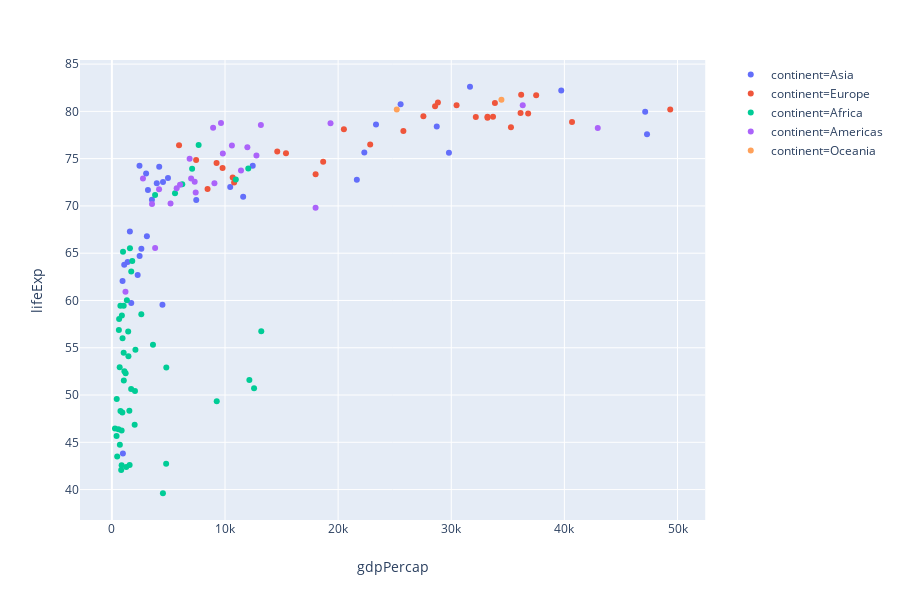

Notebook cell for this chart:
### Code cell
px.scatter(gapminder2007, x="gdpPercap", y="lifeExp", color="continent")

### Figure 1 — Plotly figure (JSON) as saved in the notebook; plotly's stock layout.template omitted (floating-point values rounded to 4 significant figures)
{"data": [{"hoverlabel": {"namelength": 0}, "hovertemplate": "continent=Asia<br>gdpPercap=%{x}<br>lifeExp=%{y}", "legendgroup": "continent=Asia", "marker": {"color": "#636efa", "symbol": "circle"}, "mode": "markers", "name": "continent=Asia", "showlegend": true, "type": "scatter", "x": [974.6, 29800.0, 1391.0, 1714.0, 4959.0, 39720.0, 2452.0, 3541.0, 11610.0, 4471.0, 25520.0, 31660.0, 4519.0, 1593.0, 23350.0, 47310.0, 10460.0, 12450.0, 3096.0, 944, 1091.0, 22320.0, 2606.0, 3190.0, 21650.0, 47140.0, 3970.0, 4185.0, 28720.0, 7458.0, 2442.0, 3025.0, 2281.0], "xaxis": "x", "y": [43.83, 75.64, 64.06, 59.72, 72.96, 82.21, 64.7, 70.65, 70.96, 59.55, 80.75, 82.6, 72.53, 67.3, 78.62, 77.59, 71.99, 74.24, 66.8, 62.07, 63.78, 75.64, 65.48, 71.69, 72.78, 79.97, 72.4, 74.14, 78.4, 70.62, 74.25, 73.42, 62.7], "yaxis": "y"}, {"hoverlabel": {"namelength": 0}, "hovertemplate": "continent=Europe<br>gdpPercap=%{x}<br>lifeExp=%{y}", "legendgroup": "continent=Europe", "marker": {"color": "#EF553B", "symbol": "circle"}, "mode": "markers", "name": "continent=Europe", "showlegend": true, "type": "scatter", "x": [5937.0, 36130.0, 33690.0, 7446.0, 10680.0, 14620.0, 22830.0, 35280.0, 33210.0, 30470.0, 32170.0, 27540.0, 18010.0, 36180.0, 40680.0, 28570.0, 9254.0, 36800.0, 49360.0, 15390.0, 20510.0, 10810.0, 9787.0, 18680.0, 25770.0, 28820.0, 33860.0, 37510.0, 8458.0, 33200.0], "xaxis": "x", "y": [76.42, 79.83, 79.44, 74.85, 73.0, 75.75, 76.49, 78.33, 79.31, 80.66, 79.41, 79.48, 73.34, 81.76, 78.89, 80.55, 74.54, 79.76, 80.2, 75.56, 78.1, 72.48, 74.0, 74.66, 77.93, 80.94, 80.88, 81.7, 71.78, 79.42], "yaxis": "y"}, {"hoverlabel": {"namelength": 0}, "hovertemplate": "continent=Africa<br>gdpPercap=%{x}<br>lifeExp=%{y}", "legendgroup": "continent=Africa", "marker": {"color": "#00cc96", "symbol": "circle"}, "mode": "markers", "name": "continent=Africa", "showlegend": true, "type": "scatter", "x": [6223.0, 4797.0, 1441.0, 12570.0, 1217.0, 430.1, 2042.0, 706.0, 1704.0, 986.1, 277.6, 3633.0, 1545.0, 2082.0, 5581.0, 12150.0, 641.4, 690.8, 13210.0, 752.7, 1328.0, 942.7, 579.2, 1463.0, 1569.0, 414.5, 12060.0, 1045.0, 759.3, 1043.0, 1803.0, 10960.0, 3820.0, 823.7, 4811.0, 619.7, 2014.0, 7670.0, 863.1, 1598.0, 1712.0, 862.5, 926.1, 9270.0, 2602.0, 4513.0, 1107.0, 883.0, 7093.0, 1056.0, 1271.0, 469.7], "xaxis": "x", "y": [72.3, 42.73, 56.73, 50.73, 52.3, 49.58, 50.43, 44.74, 50.65, 65.15, 46.46, 55.32, 48.33, 54.79, 71.34, 51.58, 58.04, 52.95, 56.73, 59.45, 60.02, 56.01, 46.39, 54.11, 42.59, 45.68, 73.95, 59.44, 48.3, 54.47, 64.16, 72.8, 71.16, 42.08, 52.91, 56.87, 46.86, 76.44, 46.24, 65.53, 63.06, 42.57, 48.16, 49.34, 58.56, 39.61, 52.52, 58.42, 73.92, 51.54, 42.38, 43.49], "yaxis": "y"}, {"hoverlabel": {"namelength": 0}, "hovertemplate": "continent=Americas<br>gdpPercap=%{x}<br>lifeExp=%{y}", "legendgroup": "continent=Americas", "marker": {"color": "#ab63fa", "symbol": "circle"}, "mode": "markers", "name": "continent=Americas", "showlegend": true, "type": "scatter", "x": [12780.0, 3822.0, 9066.0, 36320.0, 13170.0, 7007.0, 9645.0, 8948.0, 6025.0, 6873.0, 5728.0, 5186.0, 1202.0, 3548.0, 7321.0, 11980.0, 2749.0, 9809.0, 4173.0, 7409.0, 19330.0, 18010.0, 42950.0, 10610.0, 11420.0], "xaxis": "x", "y": [75.32, 65.55, 72.39, 80.65, 78.55, 72.89, 78.78, 78.27, 72.23, 74.99, 71.88, 70.26, 60.92, 70.2, 72.57, 76.19, 72.9, 75.54, 71.75, 71.42, 78.75, 69.82, 78.24, 76.38, 73.75], "yaxis": "y"}, {"hoverlabel": {"namelength": 0}, "hovertemplate": "continent=Oceania<br>gdpPercap=%{x}<br>lifeExp=%{y}", "legendgroup": "continent=Oceania", "marker": {"color": "#FFA15A", "symbol": "circle"}, "mode": "markers", "name": "continent=Oceania", "showlegend": true, "type": "scatter", "x": [34440.0, 25190.0], "xaxis": "x", "y": [81.23, 80.2], "yaxis": "y"}], "layout": {"height": 600, "legend": {"tracegroupgap": 0}, "margin": {"t": 60}, "xaxis": {"anchor": "y", "domain": [0, 0.98], "title": {"text": "gdpPercap"}}, "yaxis": {"anchor": "x", "domain": [0, 1], "title": {"text": "lifeExp"}}}}
